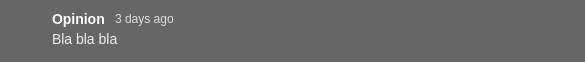
<?xml version="1.0" encoding="UTF-8"?>
<ui version="4.0">
 <class>Form</class>
 <widget class="QWidget" name="Form">
  <property name="geometry">
   <rect>
    <x>0</x>
    <y>0</y>
    <width>585</width>
    <height>62</height>
   </rect>
  </property>
  <property name="sizePolicy">
   <sizepolicy hsizetype="Preferred" vsizetype="Expanding">
    <horstretch>0</horstretch>
    <verstretch>0</verstretch>
   </sizepolicy>
  </property>
  <property name="minimumSize">
   <size>
    <width>0</width>
    <height>0</height>
   </size>
  </property>
  <property name="maximumSize">
   <size>
    <width>16777215</width>
    <height>16777215</height>
   </size>
  </property>
  <property name="cursor">
   <cursorShape>ArrowCursor</cursorShape>
  </property>
  <property name="windowTitle">
   <string>Form</string>
  </property>
  <property name="styleSheet">
   <string notr="true">QWidget {
background-color: #666;
}</string>
  </property>
  <layout class="QHBoxLayout" name="horizontalLayout">
   <property name="spacing">
    <number>0</number>
   </property>
   <property name="leftMargin">
    <number>0</number>
   </property>
   <property name="topMargin">
    <number>0</number>
   </property>
   <property name="rightMargin">
    <number>0</number>
   </property>
   <property name="bottomMargin">
    <number>0</number>
   </property>
   <item>
    <spacer name="comment_left_margin">
     <property name="orientation">
      <enum>Qt::Horizontal</enum>
     </property>
     <property name="sizeType">
      <enum>QSizePolicy::Fixed</enum>
     </property>
     <property name="sizeHint" stdset="0">
      <size>
       <width>10</width>
       <height>20</height>
      </size>
     </property>
    </spacer>
   </item>
   <item>
    <widget class="QWidget" name="widget" native="true">
     <property name="sizePolicy">
      <sizepolicy hsizetype="Minimum" vsizetype="Preferred">
       <horstretch>0</horstretch>
       <verstretch>0</verstretch>
      </sizepolicy>
     </property>
     <property name="minimumSize">
      <size>
       <width>32</width>
       <height>0</height>
      </size>
     </property>
     <property name="maximumSize">
      <size>
       <width>46</width>
       <height>16777215</height>
      </size>
     </property>
     <layout class="QVBoxLayout" name="verticalLayout_4">
      <property name="spacing">
       <number>0</number>
      </property>
      <property name="leftMargin">
       <number>0</number>
      </property>
      <property name="topMargin">
       <number>0</number>
      </property>
      <property name="rightMargin">
       <number>0</number>
      </property>
      <property name="bottomMargin">
       <number>0</number>
      </property>
      <item>
       <spacer name="verticalSpacer_3">
        <property name="orientation">
         <enum>Qt::Vertical</enum>
        </property>
        <property name="sizeType">
         <enum>QSizePolicy::Fixed</enum>
        </property>
        <property name="sizeHint" stdset="0">
         <size>
          <width>10</width>
          <height>14</height>
         </size>
        </property>
       </spacer>
      </item>
      <item>
       <widget class="QToolButton" name="comment_profile_picture">
        <property name="minimumSize">
         <size>
          <width>32</width>
          <height>32</height>
         </size>
        </property>
        <property name="maximumSize">
         <size>
          <width>32</width>
          <height>32</height>
         </size>
        </property>
        <property name="styleSheet">
         <string notr="true">background: none;
border: none;</string>
        </property>
        <property name="text">
         <string/>
        </property>
        <property name="icon">
         <iconset>
          <normaloff>../images/profile_placeholder.jpg</normaloff>../images/profile_placeholder.jpg</iconset>
        </property>
        <property name="iconSize">
         <size>
          <width>46</width>
          <height>46</height>
         </size>
        </property>
       </widget>
      </item>
      <item>
       <spacer name="verticalSpacer_2">
        <property name="orientation">
         <enum>Qt::Vertical</enum>
        </property>
        <property name="sizeType">
         <enum>QSizePolicy::MinimumExpanding</enum>
        </property>
        <property name="sizeHint" stdset="0">
         <size>
          <width>20</width>
          <height>16</height>
         </size>
        </property>
       </spacer>
      </item>
     </layout>
    </widget>
   </item>
   <item>
    <spacer name="horizontalSpacer_3">
     <property name="orientation">
      <enum>Qt::Horizontal</enum>
     </property>
     <property name="sizeType">
      <enum>QSizePolicy::Fixed</enum>
     </property>
     <property name="sizeHint" stdset="0">
      <size>
       <width>10</width>
       <height>20</height>
      </size>
     </property>
    </spacer>
   </item>
   <item>
    <layout class="QVBoxLayout" name="verticalLayout">
     <property name="spacing">
      <number>0</number>
     </property>
     <item>
      <spacer name="verticalSpacer_4">
       <property name="orientation">
        <enum>Qt::Vertical</enum>
       </property>
       <property name="sizeType">
        <enum>QSizePolicy::Fixed</enum>
       </property>
       <property name="sizeHint" stdset="0">
        <size>
         <width>20</width>
         <height>10</height>
        </size>
       </property>
      </spacer>
     </item>
     <item>
      <widget class="QWidget" name="widget_2" native="true">
       <property name="sizePolicy">
        <sizepolicy hsizetype="Preferred" vsizetype="Fixed">
         <horstretch>0</horstretch>
         <verstretch>0</verstretch>
        </sizepolicy>
       </property>
       <property name="minimumSize">
        <size>
         <width>0</width>
         <height>18</height>
        </size>
       </property>
       <property name="maximumSize">
        <size>
         <width>16777215</width>
         <height>18</height>
        </size>
       </property>
       <layout class="QHBoxLayout" name="horizontalLayout_2">
        <property name="spacing">
         <number>0</number>
        </property>
        <property name="leftMargin">
         <number>0</number>
        </property>
        <property name="topMargin">
         <number>0</number>
        </property>
        <property name="rightMargin">
         <number>0</number>
        </property>
        <property name="bottomMargin">
         <number>0</number>
        </property>
        <item>
         <widget class="QLabel" name="comment_peer_label">
          <property name="sizePolicy">
           <sizepolicy hsizetype="Preferred" vsizetype="Fixed">
            <horstretch>0</horstretch>
            <verstretch>0</verstretch>
           </sizepolicy>
          </property>
          <property name="minimumSize">
           <size>
            <width>0</width>
            <height>18</height>
           </size>
          </property>
          <property name="maximumSize">
           <size>
            <width>16777215</width>
            <height>18</height>
           </size>
          </property>
          <property name="styleSheet">
           <string notr="true">font-weight: bold;
font-size: 14px;
color: white;</string>
          </property>
          <property name="text">
           <string>Opinion</string>
          </property>
         </widget>
        </item>
        <item>
         <spacer name="horizontalSpacer_4">
          <property name="orientation">
           <enum>Qt::Horizontal</enum>
          </property>
          <property name="sizeType">
           <enum>QSizePolicy::Fixed</enum>
          </property>
          <property name="sizeHint" stdset="0">
           <size>
            <width>10</width>
            <height>20</height>
           </size>
          </property>
         </spacer>
        </item>
        <item>
         <widget class="QLabel" name="label">
          <property name="styleSheet">
           <string notr="true">color: #ddd;</string>
          </property>
          <property name="text">
           <string>3 days ago</string>
          </property>
         </widget>
        </item>
        <item>
         <spacer name="horizontalSpacer">
          <property name="orientation">
           <enum>Qt::Horizontal</enum>
          </property>
          <property name="sizeHint" stdset="0">
           <size>
            <width>40</width>
            <height>20</height>
           </size>
          </property>
         </spacer>
        </item>
       </layout>
      </widget>
     </item>
     <item>
      <spacer name="verticalSpacer_5">
       <property name="orientation">
        <enum>Qt::Vertical</enum>
       </property>
       <property name="sizeType">
        <enum>QSizePolicy::Fixed</enum>
       </property>
       <property name="sizeHint" stdset="0">
        <size>
         <width>20</width>
         <height>3</height>
        </size>
       </property>
      </spacer>
     </item>
     <item>
      <widget class="QLabel" name="comment_label">
       <property name="sizePolicy">
        <sizepolicy hsizetype="Preferred" vsizetype="Preferred">
         <horstretch>0</horstretch>
         <verstretch>0</verstretch>
        </sizepolicy>
       </property>
       <property name="styleSheet">
        <string notr="true">color: #eee;
border: none;
background-color: transparent;
font-size: 14px;</string>
       </property>
       <property name="text">
        <string>Bla bla bla</string>
       </property>
       <property name="alignment">
        <set>Qt::AlignLeading|Qt::AlignLeft|Qt::AlignTop</set>
       </property>
       <property name="wordWrap">
        <bool>true</bool>
       </property>
      </widget>
     </item>
     <item>
      <spacer name="verticalSpacer">
       <property name="orientation">
        <enum>Qt::Vertical</enum>
       </property>
       <property name="sizeType">
        <enum>QSizePolicy::Fixed</enum>
       </property>
       <property name="sizeHint" stdset="0">
        <size>
         <width>13</width>
         <height>12</height>
        </size>
       </property>
      </spacer>
     </item>
    </layout>
   </item>
  </layout>
 </widget>
 <resources/>
 <connections/>
</ui>
